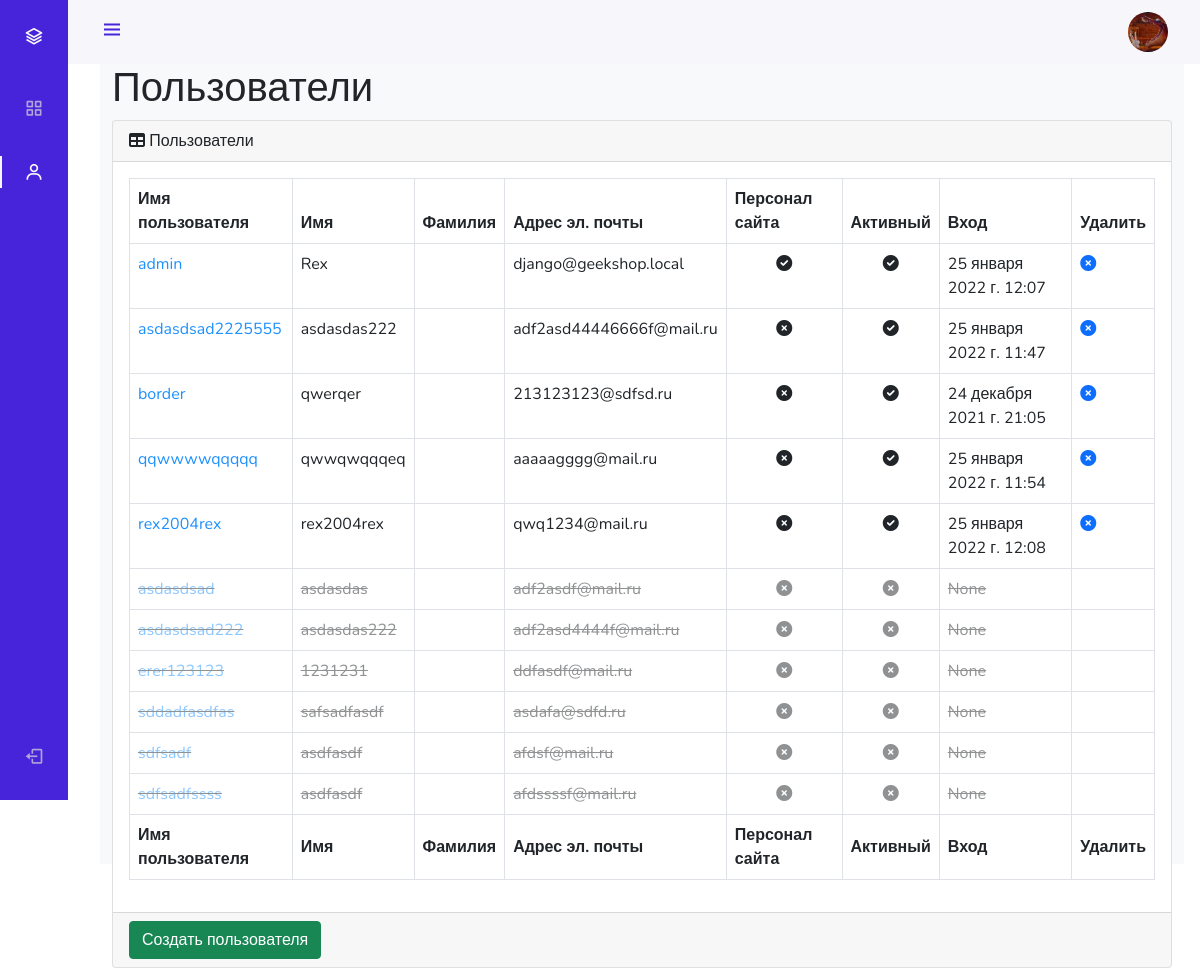
Page /admin_staff/users/read/ (signed in) on the earlier database version.
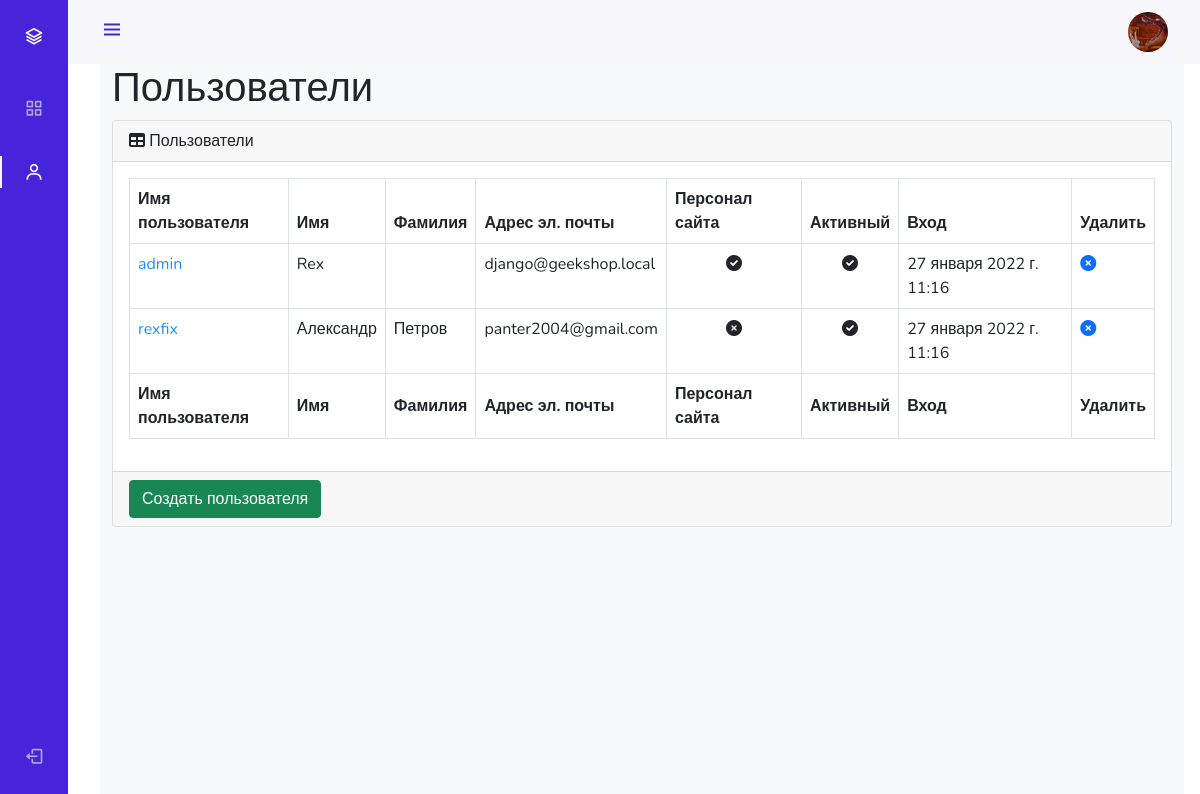
Same page on the later database version.
### authapp/models.py (models this page shows, shortened)
class ShopUser(AbstractUser):
    avatar = models.ImageField(upload_to='users_avatars', blank=True)
    age = models.PositiveIntegerField(verbose_name='возраст', default=18)
    activation_key = models.CharField(max_length=128, blank=True)
    activation_key_expires = models.DateTimeField(default=(now() + timedelta(hours=48)))

### adminapp/views.py (the view)
# urls.py: path('users/read/', adminapp.UsersListView.as_view(), name='users'),
class UsersListView(ListView):
    model = ShopUser
    template_name = "adminapp/users.html"
    @method_decorator(user_passes_test(lambda u: u.is_superuser))
    def dispatch(self, *args, **kwargs):
        return super().dispatch(*args, **kwargs)
    def get_context_data(self, *, object_list=None, **kwargs):
        context = super(UsersListView, self).get_context_data(**kwargs)
        context['title'] = 'админка/пользователи'
        return context
    def get_queryset(self):
        return ShopUser.objects.all().order_by('-is_active', '-is_superuser', '-is_staff', 'username')

### mainapp/context_processors.py (called while the page is built)
def basket(request):
    print(f'context processor basket works')
    basket = []
    if request.user.is_authenticated:
        basket = Basket.objects.filter(user=request.user)
    return {
        'basket': basket,
    }

### adminapp/templates/adminapp/users.html
{% extends 'adminapp/base.html' %}
{% load static %}
{% block content %}
<main>
    <div class="container-fluid">
        <h1 class="mt-4">Пользователи</h1>
        <div class="card mb-4">
            <div class="card-header">
                <i class="fas fa-table mr-1"></i>
                Пользователи
            </div>
            <div class="card-body">
                <div class="table-responsive">
                    <table class="table table-bordered" id="dataTable" width="100%" cellspacing="0">
                        <thead>
                        <tr>
                            <th>Имя пользователя</th>
                            <th>Имя</th>
                            <th>Фамилия</th>
                            <th>Адрес эл. почты</th>
                            <th>Персонал сайта</th>
                            <th>Активный</th>
                            <th>Вход</th>
                            <th>Удалить</th>
                        </tr>
                        </thead>
                        <tfoot>
                        <tr>
                            <th>Имя пользователя</th>
                            <th>Имя</th>
                            <th>Фамилия</th>
                            <th>Адрес эл. почты</th>
                            <th>Персонал сайта</th>
                            <th>Активный</th>
                            <th>Вход</th>
                            <th>Удалить</th>
                        </tr>
                        </tfoot>
                        <tbody>
                        {% for user in object_list %}
                            <tr {% if not user.is_active %} style="opacity: 0.5; text-decoration: line-through;" {% endif %}>
                                <td><a href="{% url 'admin_staff:user_update' user.id %}" style="color: dodgerblue">{{ user.username }}</a></td>
                                <td>{{ user.first_name }}</td>
                                <td>{{ user.last_name }}</td>
                                <td>{{ user.email }}</td>
                                <td class="text-center">
                                    {% if user.is_staff %}
                                        <i class="fa fa-check-circle"></i>
                                    {% else %}
                                        <i class="fa fa-times-circle"></i>
                                    {% endif %}
                                </td>
                                <td class="text-center">
                                    {% if user.is_active %}
                                        <i class="fa fa-check-circle"></i>
                                    {% else %}
                                        <i class="fa fa-times-circle"></i>
                                    {% endif %}
                                </td>
                                <td>{{ user.last_login }}</td>
                                <td>
                                    <a {% if not user.is_active %} class="invisible" {% endif %} href="{% url 'admin_staff:user_delete' pk=user.id %}">
                                        <i class="fa fa-times-circle"></i>
                                    </a>
                                </td>
                            </tr>
                        {% endfor %}
                        </tbody>
                    </table>
                </div>
            </div>
            <div class="card-footer">
                <a href="{% url 'adminapp:user_create' %}">
                    <button class="btn btn-success">Создать пользователя</button>
                </a>
            </div>
        </div>
    </div>
</main>
{% endblock %}

### adminapp/templates/adminapp/base.html (shortened to what this page needs)
<!DOCTYPE html>
{% load static %}
<html>
<head>
    <link href="https://cdn.jsdelivr.net/npm/bootstrap@5.0.0-beta3/dist/css/bootstrap.min.css" rel="stylesheet">
    <link rel="stylesheet" type="text/css" href="{% static 'adminapp/css/style.css' %}">
    <link rel="stylesheet" type="text/css"href='https://cdn.jsdelivr.net/npm/boxicons@latest/css/boxicons.min.css'>
    <link rel="stylesheet" type="text/css" href="https://cdnjs.cloudflare.com/ajax/libs/font-awesome/6.0.0-beta2/css/all.min.css">
</head>
<body id="body-pd">
<header class="header" id="header">
    <div class="header_toggle"><i class='bx bx-menu' id="header-toggle"></i></div>
    <div class="header_img"><img src="/media/{{ user.avatar|default:'avatar.png' }}" alt=""></div>
</header>
<div class="l-navbar" id="nav-bar">
    <nav class="nav">
        <div>
            <a href="{% url 'index' %}" class="nav_logo">
                <i class='bx bx-layer nav_logo-icon'></i>
            </a>
            {% include 'adminapp/inludes/inc_admin_menu.html' %}
        </div>
        <a href="{% url 'auth:logout' %}" class="nav_link"> <i class='bx bx-log-out nav_icon'></i> <span class="nav_name">Выход</span> </a>
    </nav>
</div>
<div class="height-100 bg-light">
    {% block content %}
    {% endblock %}
</div>
</body>
</html>

Differences in the rows shown:
removed ShopUser: username "asdasdsad2225555", first_name "asdasdas222", email "adf2asd44446666f@mail.ru", is_staff False (drawn), is_active True (drawn), last_login "25 января 2022 г. 11:47"
removed ShopUser: username "border", first_name "qwerqer", email "213123123@sdfsd.ru", is_staff False (drawn), is_active True (drawn), last_login "24 декабря 2021 г. 21:05"
removed ShopUser: username "qqwwwwqqqqq", first_name "qwwqwqqqeq", email "aaaaagggg@mail.ru", is_staff False (drawn), is_active True (drawn), last_login "25 января 2022 г. 11:54"
removed ShopUser: username "rex2004rex", first_name "rex2004rex", email "qwq1234@mail.ru", is_staff False (drawn), is_active True (drawn), last_login "25 января 2022 г. 12:08"
removed ShopUser: username "asdasdsad", first_name "asdasdas", email "adf2asdf@mail.ru", is_staff False (drawn), is_active False (drawn), last_login "None"
removed ShopUser: username "asdasdsad222", first_name "asdasdas222", email "adf2asd4444f@mail.ru", is_staff False (drawn), is_active False (drawn), last_login "None"
removed ShopUser: username "erer123123", first_name "1231231", email "ddfasdf@mail.ru", is_staff False (drawn), is_active False (drawn), last_login "None"
removed ShopUser: username "sddadfasdfas", first_name "safsadfasdf", email "asdafa@sdfd.ru", is_staff False (drawn), is_active False (drawn), last_login "None"
removed ShopUser: username "sdfsadf", first_name "asdfasdf", email "afdsf@mail.ru", is_staff False (drawn), is_active False (drawn), last_login "None"
removed ShopUser: username "sdfsadfssss", first_name "asdfasdf", email "afdssssf@mail.ru", is_staff False (drawn), is_active False (drawn), last_login "None"
changed ShopUser "admin": last_login "25 января 2022 г. 12:07" → "27 января 2022 г. 11:16"
added ShopUser: username "rexfix", first_name "Александр", last_name "Петров", email "panter2004@gmail.com", is_staff False (drawn), is_active True (drawn), last_login "27 января 2022 г. 11:16"
